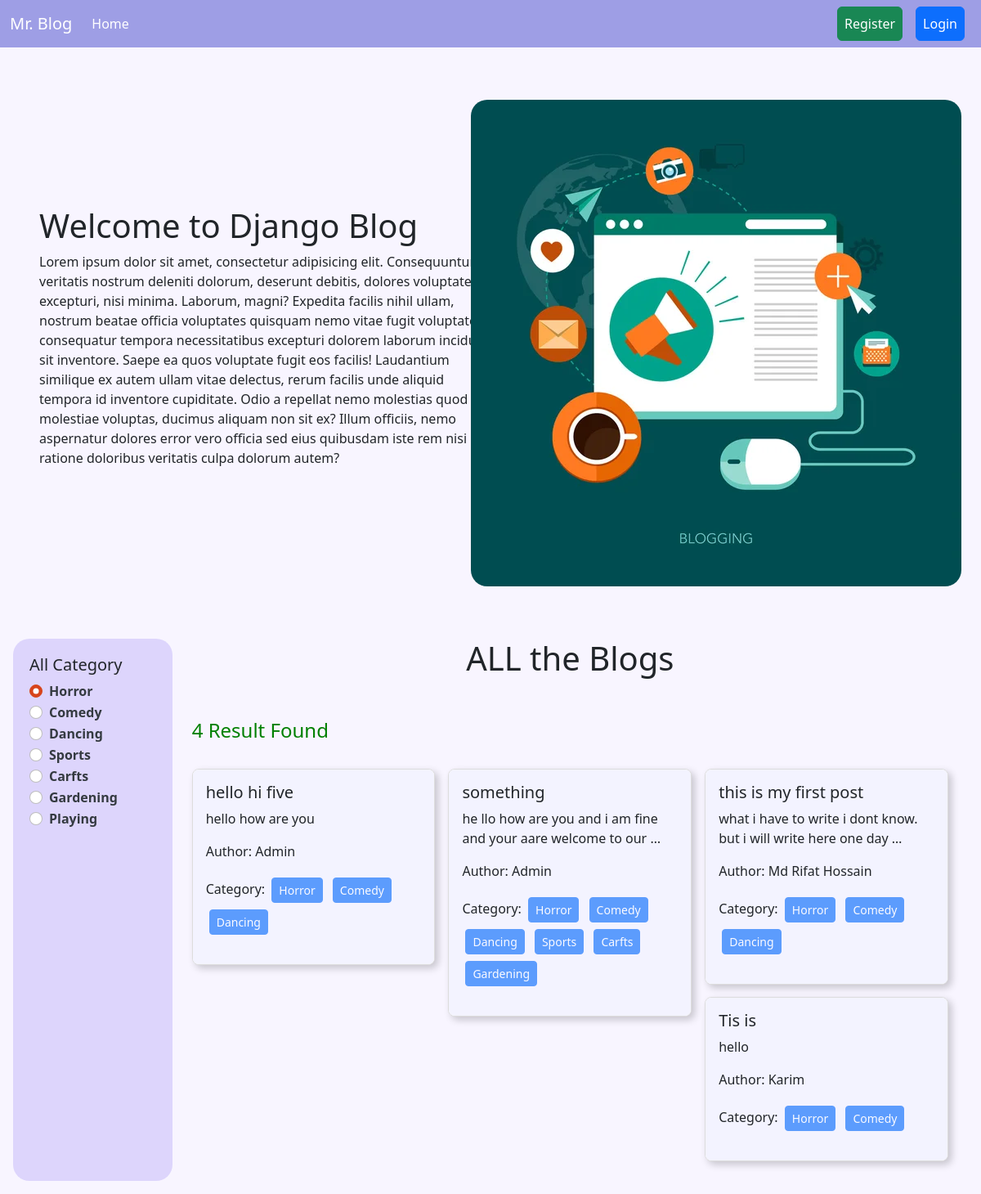
Screenshot of /category/horror/?category=1 with the database file from the repository.
### categories/models.py (models this page shows, shortened)
class Category(models.Model):
    name = models.CharField(max_length=100)
    slug = models.SlugField(max_length=100, null=True, blank=True, unique=True)

### posts/models.py (models this page shows, shortened)
class Post(models.Model):
    title = models.CharField(max_length = 50)
    content = models.TextField()
    category = models.ManyToManyField(Category) # eta post er moddhe multiple category thakte pare, abar ekta category multiple post er moddhe thakte pare.
    author = models.ForeignKey(User, on_delete=models.CASCADE) #models.CASCADE er mane holo, jodi amra kono Author ke delete kore dei tahole tar sob details delete hoye jabe.

### Blog_Project/views.py (the view)
# urls.py: path('', views.home, name='home'),
def home(request, category_slug=None):
    data  = Post.objects.all()
    if category_slug is not None:
        category = Category.objects.get(slug=category_slug)
        data = Post.objects.filter(category=category)
    categories = Category.objects.all()
    return render(request, 'home.html', {'data': data, 'categories': categories})

### templates/home.html
{% extends 'base.html' %}
{% load static %}
{% load crispy_forms_tags %}
{% block content %}
<div class="d-flex justify-content-centerr flex-wrap align-items-center p-5 mt-3">
    <div class="col-6">
        <h1>Welcome to Django Blog</h1>
        <p>Lorem ipsum dolor sit amet, consectetur adipisicing elit. Consequuntur in veritatis nostrum deleniti dolorum, deserunt debitis, dolores voluptatem excepturi, nisi minima. Laborum, magni? Expedita facilis nihil ullam, nostrum beatae officia voluptates quisquam nemo vitae fugit voluptatem consequatur tempora necessitatibus excepturi dolorem laborum incidunt sit inventore. Saepe ea quos voluptate fugit eos facilis! Laudantium similique ex autem ullam vitae delectus, rerum facilis unde aliquid tempora id inventore cupiditate. Odio a repellat nemo molestias quod molestiae voluptas, ducimus aliquam non sit ex? Illum officiis, nemo aspernatur dolores error vero officia sed eius quibusdam iste rem nisi ratione doloribus veritatis culpa dolorum autem?
        </p>
    </div>
    <div class="col-6 d-flex justify-content-center">
        <img style="border-radius:20px;" src="{% static 'banner.jpg'%}"/>
    </div>
</div>
<div class="d-flex flex-wrap p-3">
    <div class="col-2 home-categories">
        <h5>All Category</h5>
        {% for category in categories %}
        <div class="form-check">
            <input class="form-check-input" type="radio" name="category" id="{{category.id}}" value="{{ category.id }}" onclick="redirectToUrl('{{ category.id }}', '{% url 'category_wise_post' category.slug %}')"
            {% if request.GET.category == category.id|stringformat:"s" %}checked{% endif %}>
            <label class="form-check-label" for="{{category.id}}" onclick="handleClick('{{ category.id }}', '{% url 'category_wise_post' category.slug %}')">
              <a class="category_ancor" href="{% url 'category_wise_post' category.slug %}?category={{ category.id }}"   onclick="event.preventDefault();">{{category.name}}</a>
            </label>
          </div>
        {% endfor %}
    </div>
    <div class="col-10">
        <h1 class="all-blog-h1">ALL the Blogs</h1>
        <div>
        {% if data|length == 0 %}
        <h4 class="mx-4" style="color:red">No Result Found</h4>
        {% else %}
        <h4 class="mx-4" style="color:green">{{data | length}} Result Found</h4>
        {% endif %}
        <div class="all_task pinterest-layout p-4">
            {% for post in data %}
                    <div class="card">
                        <div class="card-body">
                            <h5 class="card-title">{{post.title}}</h5>
                            <p class="card-text">{{post.content|truncatewords:15}}</p>
                            <p>Author: {{post.author.first_name}}</p>
                            <p>Category:
                            {% for cat in post.category.all %}
                                <button class="btn btn-primary btn-sm mx-1 my-1" disabled>{{cat.name}}</button>
                            {% endfor %}
                            </p>
                        </div>
                    </div>
            {% endfor %}
          </div>
        </div>
    </div>
</div>
{% endblock %}

### templates/base.html (style rules this page uses)
body { background-color:rgb(248, 245, 255); }
.all_task { column-width: 250px; padding: 50px; }
.card { margin: 0 0 15px; width: 100%; max-width: 400px; background: #fff; border: 1px solid #ddd; border-radius: 8px; box-shadow: 4px 4px 10px rgba(0, 0, 0, 0.2); overflow: auto; transition: transform 0.3s ease; }
.card-body { background-color:#f3f3ff; }
.category_ancor { color:rgb(52, 58, 64); text-decoration: none; margin-right: 10px; font-weight: bold; }
.form-check-input:checked { background-color: rgb(215, 68, 27); border-color: rgb(215, 68, 27); }
.home-categories { background-color: rgba(158, 139, 243, 0.3); padding: 20px; border-radius: 20px; }
.all-blog-h1 { text-align: center; margin-bottom: 50px; }

### rows the page displays
Category: category "☑ Horror", name "Horror"
Category: category "☐ Comedy", name "Comedy"
Category: category "☐ Dancing", name "Dancing"
Category: category "☐ Sports", name "Sports"
Category: category "☐ Carfts", name "Carfts"
Category: category "☐ Gardening", name "Gardening"
Category: category "☐ Playing", name "Playing"
Post: title "hello hi five", content "hello how are you", author.first_name "Admin"
Post: title "something", content "he llo how are you and i am fine and your aare welcome to our …", author.first_name "Admin"
Post: title "this is my first post", content "what i have to write i dont know. but i will write here one day …", author.first_name "Md Rifat Hossain"
Post: title "Tis is", content "hello", author.first_name "Karim"

### other values shown
{{ data | length }} "4"
